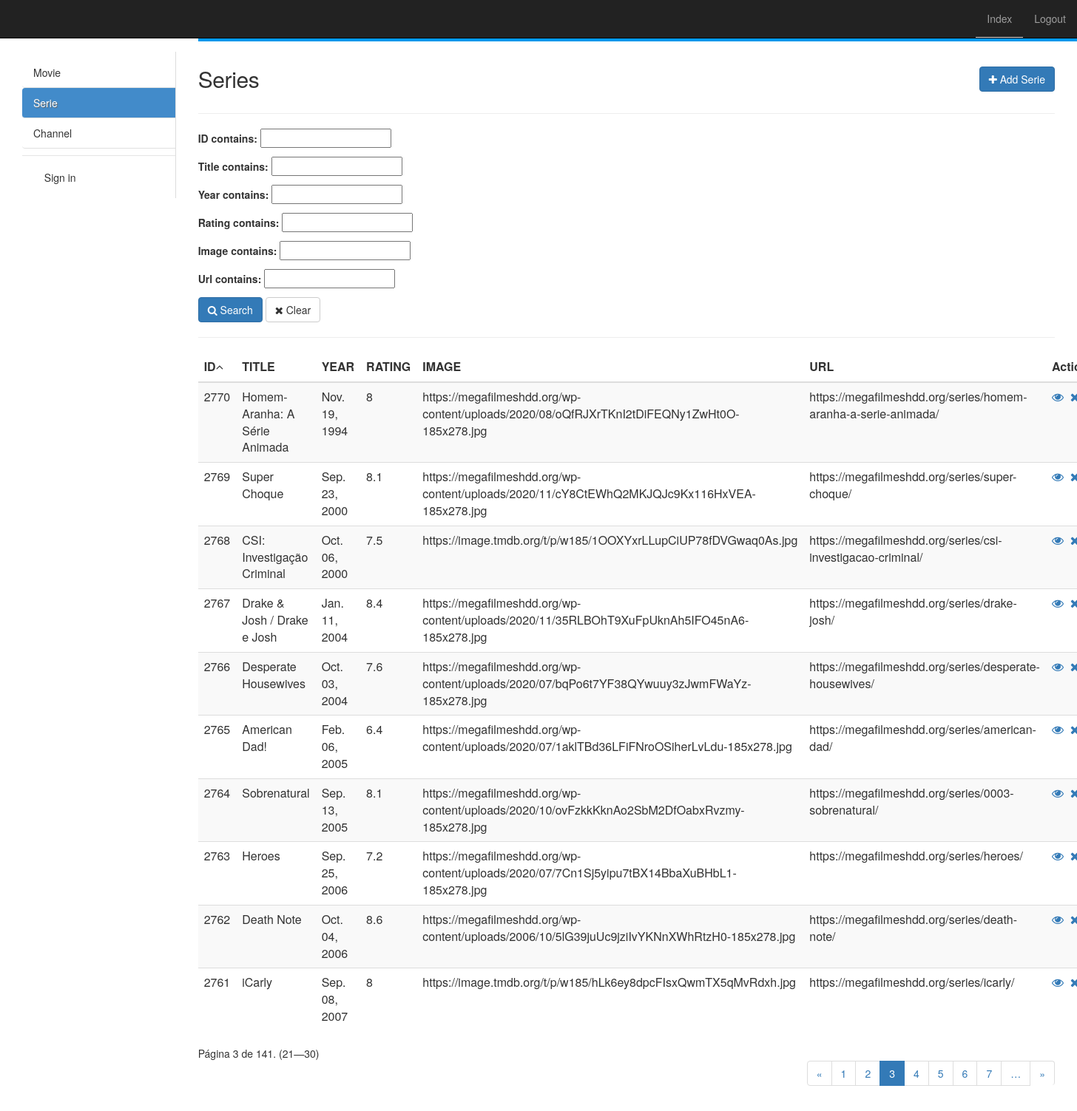
Screenshot of /serie/full/?page=3 (signed in) with the database file from the repository.
### app/models.py (models this page shows, shortened)
class TimeStamp(models.Model):
    created_at = models.DateTimeField(auto_now_add=True)
    updated_at = models.DateTimeField(auto_now=True)
    class Meta:
        abstract = True

class Serie(TimeStamp):
    title = models.CharField(max_length=255, blank=True, null=True)
    year = models.CharField(max_length=100, blank=True, null=True)
    rating = models.CharField(max_length=100, blank=True, null=True)
    image = models.URLField(blank=True, null=True)
    url = models.URLField(blank=True, null=True)

### app/views/serie.py (the view, shortened to what this page needs)
class ListFull(LoginRequiredMixin, SerieMixin, ListView):
    login_url = '/admin/login/'
    template_name = 'serie/list_full.html'
    model = Serie
    context_object_name = 'series'
    ordering = '-id'
    paginate_by = 10
    search = ''
    def get_queryset(self):
        queryset = super().get_queryset()
        filter = SerieFilter(self.request.GET, queryset)
        queryset = self.search_general(filter.qs)
        queryset = self.ordering_data(queryset)
        return queryset
    def search_general(self, qs):
        if 'search' in self.request.GET:
            self.search = self.request.GET['search']
            if self.search:
                search = self.search
                qs = qs.filter(Q(id__icontains=search) | Q(title__icontains=search) | Q(year__icontains=search) | Q(
                    rating__icontains=search) | Q(image__icontains=search) | Q(url__icontains=search))
        return qs
    def get_ordering(self):
        if 'ordering' in self.request.GET:
            self.ordering = self.request.GET['ordering']
            if self.ordering:
                return self.ordering
            else:
                self.ordering = '-id'
        return self.ordering
    def ordering_data(self, qs):
        qs = qs.order_by(self.get_ordering())
        return qs
    def get_context_data(self, **kwargs):
        context = super(ListFull, self).get_context_data(**kwargs)
        queryset = self.get_queryset()
        filter = SerieFilter(self.request.GET, queryset)
        page_size = self.get_paginate_by(queryset)
        if page_size:
            paginator, page, queryset, is_paginated = self.paginate_queryset(queryset, page_size)
            context.update(**{
                'ordering': self.ordering,
                'search': self.search,
                'filter': filter,
                'paginator': paginator,
                'page_obj': page,
                'is_paginated': is_paginated,
                'object_list': queryset
            })
        return context

### app/mixins.py (called while the page is built)
    def get_context_data(self, **kwargs):
        context = super(SerieMixin, self).get_context_data(**kwargs)
        if self.model:
            context['model_name'] = self.model._meta.verbose_name.title()
            context['model_name_plural'] = self.model._meta.verbose_name_plural.title()
        return context

### app/templatetags/my_tags.py (called while the page is built)
@register.simple_tag(takes_context=True)
def param_replace(context, **kwargs):
    d = context['request'].GET.copy()
    for k, v in kwargs.items():
        d[k] = v
    for k in [k for k, v in d.items() if not v]:
        del d[k]
    return d.urlencode()

### app/templates/serie/list_full.html (shortened to what this page needs)
﻿{% extends 'base.html' %}
{% load my_tags %}
{% load static %}
{% load form_utils %}
{% block content %}
    <div id="top" class="row">
        <div class="col-sm-3">
            <h2> {{ model_name_plural }}</h2>
        </div>
        <div class="col-sm-3 col-sm-offset-6">
            <a href="{% url 'SERIE_create' %}" class="btn btn-primary pull-right h2"><i
                    class="fa fa-plus"></i> Add Serie
            </a>
        </div>
    </div>
    <hr/>
    <form id="advancedForm" method="get" action="{% url 'SERIE_list_full' %}">
        <div class="row">
            <div class="col-sm-12">
                {{ filter.form.as_p }}
                <button type="submit" class="btn btn-primary" id="search_btn">
                    <i class="fa fa-search"></i> Search
                </button>
                <button type="button" class="btn btn-default" id="clear">
                    <i class="fa fa-close"></i> Clear
                </button>
            </div>
        </div>
        <hr/>
        <div id="list" class="row">
            <div class="col-md-12">
                <header>
                    <div class="form-group form-inline pull-right">
                        <label>Search:</label>
                    </div>
                </header>
                <table id="table" class="table table-striped" cellspacing="0" cellpadding="0">
                    <thead>
                        <tr>
                             <th>ID</th>
 <th>TITLE</th>
 <th>YEAR</th>
 <th>RATING</th>
 <th>IMAGE</th>
 <th>URL</th>
                            <th class="actions">Actions</th>
                        </tr>
                    </thead>
                    <tbody>
                    {% for serie in object_list %}
                        <tr>
                             <td>{{ serie.id }}</td>
 <td>{{ serie.title }}</td>
 <td>{{ serie.year }}</td>
 <td>{{ serie.rating }}</td>
 <td>{{ serie.image }}</td>
 <td>{{ serie.url }}</td>
 <td><a href="{% url 'SERIE_detail' serie.id %}"><i class="fa fa-eye"></i></a>&nbsp;&nbsp;<a href="{% url 'SERIE_delete' serie.id %}"><i class="fa fa-close"></i></a></td>
                        </tr>
                    {% endfor %}
                    </tbody>
                </table>
                <div class="row">
                    <div class="col-sm-12">
                        <span class="current pull-left">
                            Página {{ page_obj.number }} de {{ page_obj.paginator.num_pages }}. ({{ page_obj.start_index }}—{{ page_obj.end_index }})
                        </span>
                        {% if is_paginated %}
                            <ul class="pagination pagination-flat pull-right">
                                {% if page_obj.has_previous %}
                                    <li class="page-item"><a class="page-link"
                                                             href="?{% param_replace page=page_obj.previous_page_number %}">&laquo;</a>
                                    </li>
                                {% else %}
                                    <li class="page-item disabled"><span>&laquo;</span></li>
                                {% endif %}
                                {% for i in page_obj.paginator.page_range %}
                                    {% if page_obj.number == i %}
                                        <li class="page-item active"><span>{{ i }} </span>
                                        </li>
                                    {% elif i > page_obj.number|add:'-5' and i < page_obj.number|add:'5' %}
                                        <li class="page-item"><a class="page-link"
                                                                 href="?{% param_replace page=i %}">{{ i }}</a></li>
                                    {% endif %}
                                {% endfor %}
                                {% if page_obj.paginator.num_pages > page_obj.number|add:'4' %}
                                    <li class="page-item"><a class="page-link"
                                                             href="?{% param_replace page=page_obj.number|add:'5' %}">&hellip;</a>
                                    </li>
                                {% endif %}
                                {% if page_obj.has_next %}
                                    <li class="page-item"><a class="page-link"
                                                             href="?{% param_replace page=page_obj.next_page_number %}">&raquo;</a>
                                    </li>
                                {% else %}
                                    <li class="page-item disabled"><span>&raquo;</span></li>
                                {% endif %}
                            </ul>
                        {% endif %}
                    </div>
                </div>
            </div>
        </div>
    </form>
{% endblock %}

### static/default/css/guia.css (style rules this page uses)
body { -webkit-text-size-adjust:none;-webkit-font-smoothing:antialiased;background-color:#f5f5f5 }
header { height:56px;background-color:#0099EE;position:fixed;top:0;width:100%;z-index:20;transition:background-color 350ms ease-in-out }
p { margin-bottom:16px }
h2,h3 { text-overflow:ellipsis;white-space:nowrap;overflow:hidden }
h2 { font:600 16px/20px 'Open Sans', sans-serif;color:rgba(0,0,0,0.87);letter-spacing:-0.4px;margin-bottom:4px }
ul li a { display:-webkit-flex;display:flex;-webkit-flex-direction:row;flex-direction:row;text-decoration:none;border-bottom:1px solid #e0e0e0 }
ul li:last-child a { border-bottom:0 }

### rows the page displays
Serie: id "2770", title "Homem-Aranha: A Série Animada", year "Nov. 19, 1994", rating "8", image "https://megafilmeshdd.org/wp-content/uploads/2020/08/oQfRJXrTKnI2tDiFEQNy1ZwHt0O-185x278.jpg", url "https://megafilmeshdd.org/series/homem-aranha-a-serie-animada/"
Serie: id "2769", title "Super Choque", year "Sep. 23, 2000", rating "8.1", image "https://megafilmeshdd.org/wp-content/uploads/2020/11/cY8CtEWhQ2MKJQJc9Kx116HxVEA-185x278.jpg", url "https://megafilmeshdd.org/series/super-choque/"
Serie: id "2768", title "CSI: Investigação Criminal", year "Oct. 06, 2000", rating "7.5", image "https://image.tmdb.org/t/p/w185/1OOXYxrLLupCiUP78fDVGwaq0As.jpg", url "https://megafilmeshdd.org/series/csi-investigacao-criminal/"
Serie: id "2767", title "Drake & Josh / Drake e Josh", year "Jan. 11, 2004", rating "8.4", image "https://megafilmeshdd.org/wp-content/uploads/2020/11/35RLBOhT9XuFpUknAh5IFO45nA6-185x278.jpg", url "https://megafilmeshdd.org/series/drake-josh/"
Serie: id "2766", title "Desperate Housewives", year "Oct. 03, 2004", rating "7.6", image "https://megafilmeshdd.org/wp-content/uploads/2020/07/bqPo6t7YF38QYwuuy3zJwmFWaYz-185x278.jpg", url "https://megafilmeshdd.org/series/desperate-housewives/"
Serie: id "2765", title "American Dad!", year "Feb. 06, 2005", rating "6.4", image "https://megafilmeshdd.org/wp-content/uploads/2020/07/1aklTBd36LFiFNroOSiherLvLdu-185x278.jpg", url "https://megafilmeshdd.org/series/american-dad/"
Serie: id "2764", title "Sobrenatural", year "Sep. 13, 2005", rating "8.1", image "https://megafilmeshdd.org/wp-content/uploads/2020/10/ovFzkkKknAo2SbM2DfOabxRvzmy-185x278.jpg", url "https://megafilmeshdd.org/series/0003-sobrenatural/"
Serie: id "2763", title "Heroes", year "Sep. 25, 2006", rating "7.2", image "https://megafilmeshdd.org/wp-content/uploads/2020/07/7Cn1Sj5yipu7tBX14BbaXuBHbL1-185x278.jpg", url "https://megafilmeshdd.org/series/heroes/"
Serie: id "2762", title "Death Note", year "Oct. 04, 2006", rating "8.6", image "https://megafilmeshdd.org/wp-content/uploads/2006/10/5lG39juUc9jziIvYKNnXWhRtzH0-185x278.jpg", url "https://megafilmeshdd.org/series/death-note/"
Serie: id "2761", title "iCarly", year "Sep. 08, 2007", rating "8", image "https://image.tmdb.org/t/p/w185/hLk6ey8dpcFIsxQwmTX5qMvRdxh.jpg", url "https://megafilmeshdd.org/series/icarly/"

### other values shown
{{ model_name_plural }} "Series"
{{ page_obj.number }} "3"
{{ page_obj.paginator.num_pages }} "141"
{{ page_obj.start_index }} "21"
{{ page_obj.end_index }} "30"
{{ i }} "1" "2" "4" "5" "6" "7"
{{ i }} "3"
